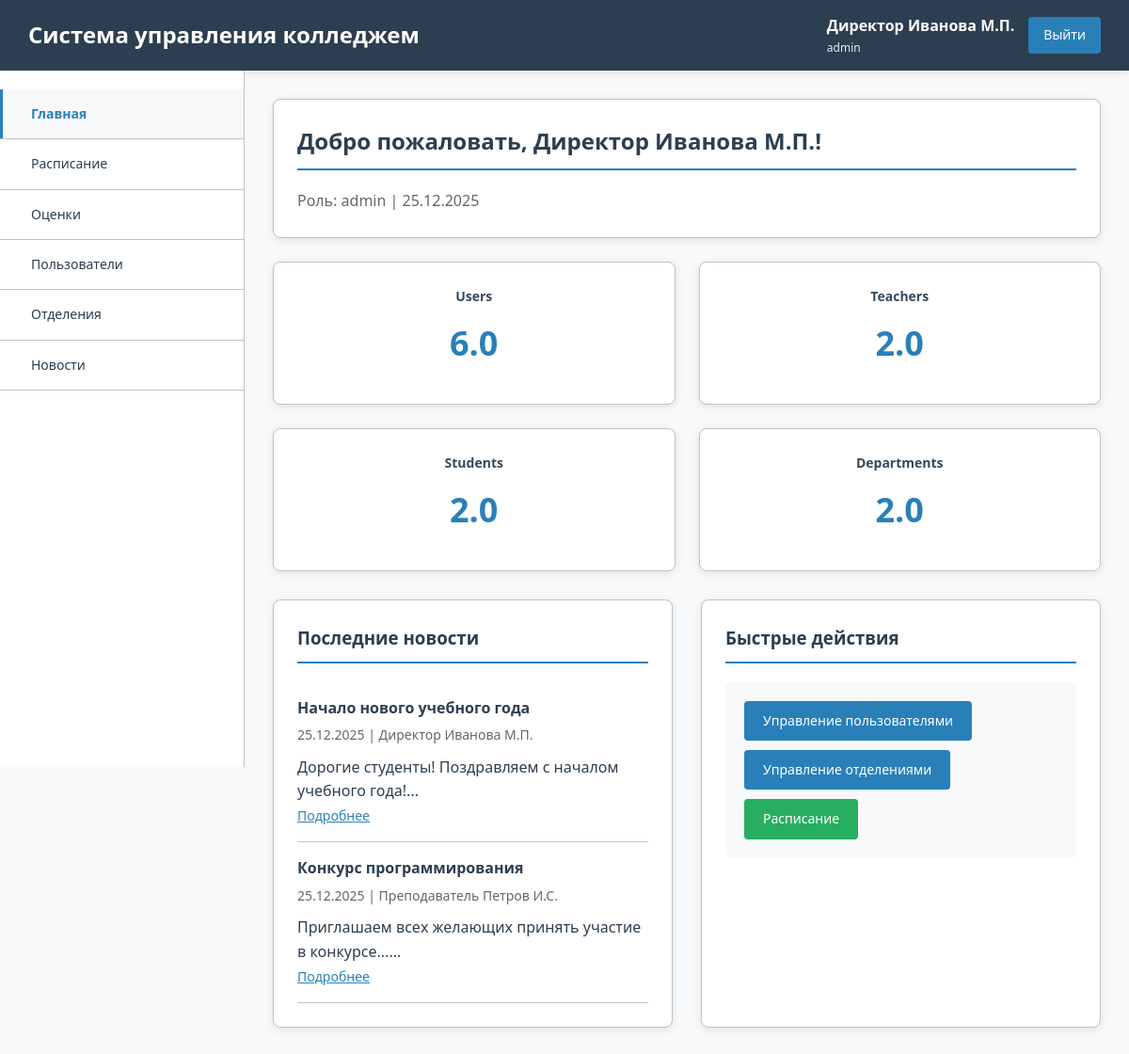
/dashboard.php (signed in), run on the app's committed database.
### tables this page shows
CREATE TABLE news (
    id INT AUTO_INCREMENT PRIMARY KEY,
    title VARCHAR(200) NOT NULL,
    content TEXT NOT NULL,
    author_id INT,
    category ENUM('general', 'academic', 'events', 'important') DEFAULT 'general',
    is_published BOOLEAN DEFAULT TRUE,
    created_at TIMESTAMP DEFAULT CURRENT_TIMESTAMP,
    FOREIGN KEY (author_id) REFERENCES users(id)
);

CREATE TABLE users (
    id INT AUTO_INCREMENT PRIMARY KEY,
    username VARCHAR(50) NOT NULL UNIQUE,
    password VARCHAR(255) NOT NULL,
    role ENUM('admin', 'teacher', 'student', 'staff') NOT NULL,
    full_name VARCHAR(100) NOT NULL,
    email VARCHAR(100),
    phone VARCHAR(20),
    created_at TIMESTAMP DEFAULT CURRENT_TIMESTAMP
);

### config.php (called while the page is built, shortened)
<?php
function isAdmin() {
    return isset($_SESSION['role']) && $_SESSION['role'] === 'admin';
}
function escape($data) {
    return htmlspecialchars($data, ENT_QUOTES, 'UTF-8');
}
?>

### dashboard.php (the view, shortened to what this page needs)
<?php
require_once 'header.php';
$stats = [];
if (isAdmin()) {
    $stats['users'] = $pdo->query("SELECT COUNT(*) FROM users")->fetchColumn();
    $stats['teachers'] = $pdo->query("SELECT COUNT(*) FROM users WHERE role = 'teacher'")->fetchColumn();
    $stats['students'] = $pdo->query("SELECT COUNT(*) FROM users WHERE role = 'student'")->fetchColumn();
    $stats['departments'] = $pdo->query("SELECT COUNT(*) FROM departments")->fetchColumn();
}
$news = $pdo->query("SELECT n.*, u.full_name FROM news n LEFT JOIN users u ON n.author_id = u.id WHERE is_published = TRUE ORDER BY created_at DESC LIMIT 5")->fetchAll();
?>
<div class="card">
    <h2>Добро пожаловать, <?php echo escape($_SESSION['full_name']); ?>!</h2>
    <p style="color: #666;">Роль: <?php echo escape($_SESSION['role']); ?> | <?php echo date('d.m.Y'); ?></p>
</div>
<?php if (!empty($stats)): ?>
<div class="stats">
    <?php foreach ($stats as $key => $value): ?>
    <div class="stat-card">
        <h3><?php echo ucfirst($key); ?></h3>
        <div class="number"><?php echo is_numeric($value) ? number_format($value, 1) : $value; ?></div>
    </div>
    <?php endforeach; ?>
</div>
<?php endif; ?>
<div class="grid-2">
    <div class="card">
        <h3>Последние новости</h3>
        <?php if ($news): ?>
            <?php foreach ($news as $item): ?>
            <div style="padding: 15px 0; border-bottom: 1px solid var(--border-color);">
                <h4 style="margin-bottom: 5px;"><?php echo escape($item['title']); ?></h4>
                <p style="color: #666; font-size: 14px; margin-bottom: 10px;">
                    <?php echo date('d.m.Y', strtotime($item['created_at'])); ?> | <?php echo escape($item['full_name']); ?>
                </p>
                <p><?php echo substr(escape($item['content']), 0, 150); ?>...</p>
                <a href="news.php#news-<?php echo $item['id']; ?>" style="color: var(--secondary-color); font-size: 14px;">Подробнее</a>
            </div>
            <?php endforeach; ?>
        <?php else: ?>
            <p style="text-align: center; color: #666; padding: 20px;">Новостей пока нет</p>
        <?php endif; ?>
    </div>
    <div class="card">
        <h3>Быстрые действия</h3>
        <div class="quick-actions">
            <?php if (isAdmin()): ?>
                <a href="users.php" class="btn"> Управление пользователями</a>
                <a href="departments.php" class="btn" style="margin-top: 10px;"> Управление отделениями</a>
            <?php endif; ?>
            <a href="schedule.php" class="btn" style="margin-top: 10px; background: var(--accent-color);"> Расписание</a>
        </div>
    </div>
</div>
</div>
</body>
</html>

### college_style.css (style rules this page uses)
:root { --primary-color: #2c3e50; --primary-light: #34495e; --secondary-color: #2980b9; --accent-color: #27ae60; --warning-color: #e67e22; --danger-color: #e74c3c; --light-color: #ecf0f1; --dark-color: #2c3e50; --border-color: #bdc3c7; --shadow: 0 2px 10px rgba(0,0,0,0.1); --shadow-hover: 0 5px 20px rgba(0,0,0,0.15); }
* { margin: 0; padding: 0; box-sizing: border-box; }
body { font-family: 'Segoe UI', Tahoma, Geneva, Verdana, sans-serif; background: #f8f9fa; color: var(--dark-color); line-height: 1.6; }
.card { background: white; padding: 25px; border-radius: 8px; box-shadow: var(--shadow); margin-bottom: 25px; border: 1px solid var(--border-color); }
.card h2, .card h3 { color: var(--primary-color); margin-bottom: 20px; padding-bottom: 10px; border-bottom: 2px solid var(--secondary-color); }
.stats { display: grid; grid-template-columns: repeat(auto-fit, minmax(280px, 1fr)); gap: 25px; margin-bottom: 30px; }
.stat-card { background: white; padding: 25px; border-radius: 8px; box-shadow: var(--shadow); text-align: center; border: 1px solid var(--border-color); }
.stat-card h3 { color: var(--primary-light); font-size: 14px; margin-bottom: 10px; border: none; padding: 0; }
.stat-card .number { font-size: 36px; font-weight: bold; color: var(--secondary-color); margin: 10px 0; }
.btn { display: inline-block; padding: 10px 20px; background: var(--secondary-color); color: white; text-decoration: none; border-radius: 4px; border: none; cursor: pointer; font-size: 14px; }
.grid-2 { display: grid; grid-template-columns: 1fr 1fr; gap: 30px; }
.quick-actions { background: #f8f9fa; padding: 20px; border-radius: 6px; margin-top: 20px; }

### data on the page
news: title "Начало нового учебного года", created_at "25.12.2025", author.full_name "Директор Иванова М.П.", content "Дорогие студенты! Поздравляем с началом учебного года!"
news: title "Конкурс программирования", created_at "25.12.2025", author.full_name "Преподаватель Петров И.С.", content "Приглашаем всех желающих принять участие в конкурсе..."

### other printed values
$_SESSION['full_name'] "Директор Иванова М.П."
$_SESSION['role'] "admin"
$key "Users"
$value "6.0"
$key "Teachers"
$value "2.0"
$key "Students"
$key "Departments"
